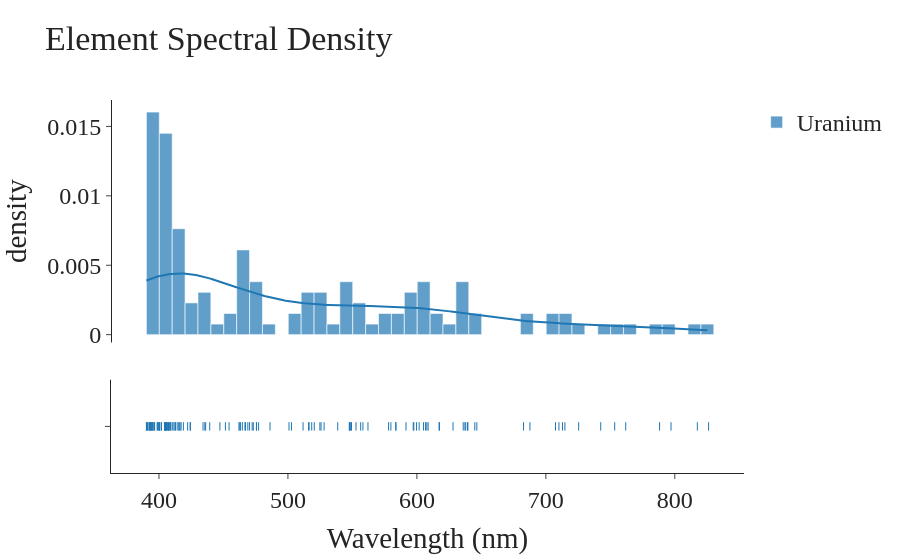

Notebook cell for this chart:
### Code cell
sd.visible_spectral_density("Uranium", bin_size=10)

### Figure 1 — Plotly figure (JSON) as saved in the notebook; plotly's stock layout.template omitted (floating-point values rounded to 4 significant figures; data arrays with more than 128 entries replaced by an {"elided": "..."} marker saying what was removed)
{"data": [{"autobinx": false, "histnorm": "probability density", "legendgroup": "Uranium", "marker": {"color": "rgb(31, 119, 180)"}, "name": "Uranium", "opacity": 0.7, "type": "histogram", "x": {"elided": "131 float values"}, "xaxis": "x", "xbins": {"end": 826.2, "size": 10, "start": 390.3}, "yaxis": "y"}, {"legendgroup": "Uranium", "marker": {"color": "rgb(31, 119, 180)"}, "mode": "lines", "name": "Uranium", "showlegend": false, "type": "scatter", "x": {"elided": "500 float values"}, "xaxis": "x", "y": {"elided": "500 float values"}, "yaxis": "y"}, {"legendgroup": "Uranium", "marker": {"color": "rgb(31, 119, 180)", "symbol": "line-ns-open"}, "mode": "markers", "name": "Uranium", "showlegend": false, "type": "scatter", "x": {"elided": "131 float values"}, "xaxis": "x", "y": {"elided": "131 str values"}, "yaxis": "y2"}], "layout": {"barmode": "overlay", "font": {"family": "Times New Roman", "size": 24}, "hovermode": "closest", "legend": {"traceorder": "reversed"}, "title": {"text": "Element Spectral Density"}, "xaxis": {"anchor": "y2", "automargin": true, "domain": [0, 1], "title": {"text": "Wavelength (nm)"}, "zeroline": false}, "yaxis": {"anchor": "free", "automargin": true, "domain": [0.35, 1], "position": 0, "title": {"text": "density"}}, "yaxis2": {"anchor": "x", "domain": [0, 0.25], "dtick": 1, "showticklabels": false}}}
